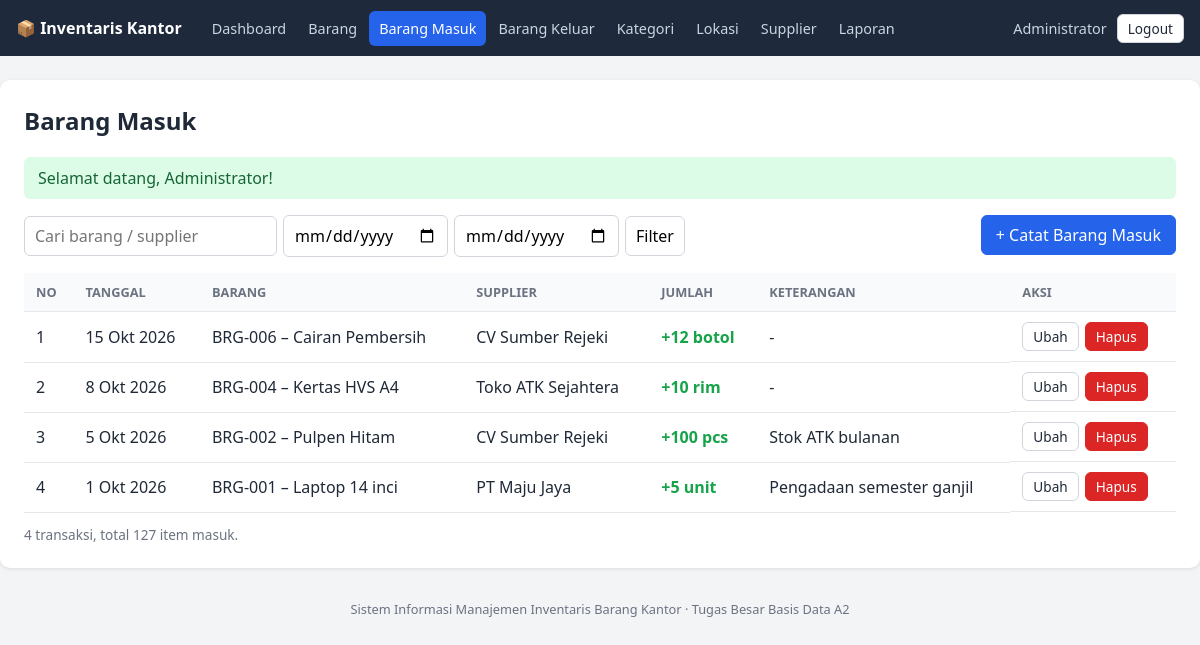
The app's page /html/masuk_list.php (signed in) with its own data.
### tables this page shows
CREATE TABLE barang_masuk (
  id_masuk    INT AUTO_INCREMENT PRIMARY KEY,
  tanggal     DATE NOT NULL,
  jumlah      INT  NOT NULL CHECK (jumlah > 0),
  keterangan  VARCHAR(255) NULL,
  id_barang   INT NOT NULL,
  id_supplier INT NOT NULL,
  CONSTRAINT fk_masuk_barang
    FOREIGN KEY (id_barang) REFERENCES barang(id_barang)
    ON UPDATE CASCADE ON DELETE RESTRICT,
  CONSTRAINT fk_masuk_supplier
    FOREIGN KEY (id_supplier) REFERENCES supplier(id_supplier)
    ON UPDATE CASCADE ON DELETE RESTRICT
);

CREATE TABLE barang (
  id_barang    INT AUTO_INCREMENT PRIMARY KEY,
  kode_barang  VARCHAR(30)   NOT NULL UNIQUE,
  nama_barang  VARCHAR(150)  NOT NULL,
  satuan       VARCHAR(20)   NOT NULL DEFAULT 'pcs',
  stok         INT           NOT NULL DEFAULT 0 CHECK (stok >= 0),
  stok_minimum INT           NOT NULL DEFAULT 5 CHECK (stok_minimum >= 0),
  harga        DECIMAL(12,2) NOT NULL DEFAULT 0 CHECK (harga >= 0),
  id_kategori  INT NOT NULL,
  id_lokasi    INT NOT NULL,
  CONSTRAINT fk_barang_kategori
    FOREIGN KEY (id_kategori) REFERENCES kategori(id_kategori)
    ON UPDATE CASCADE ON DELETE RESTRICT,
  CONSTRAINT fk_barang_lokasi
    FOREIGN KEY (id_lokasi) REFERENCES lokasi(id_lokasi)
    ON UPDATE CASCADE ON DELETE RESTRICT
);

CREATE TABLE supplier (
  id_supplier   INT AUTO_INCREMENT PRIMARY KEY,
  nama_supplier VARCHAR(100) NOT NULL,
  telepon       VARCHAR(20)  NULL,
  alamat        VARCHAR(255) NULL
);

### php/fungsi.php (called while the page is built, shortened)
<?php
function e($teks): string
{
    return htmlspecialchars((string)$teks, ENT_QUOTES, 'UTF-8');
}
function tanggal_id(?string $tgl): string
{
    $bulan = ['', 'Jan', 'Feb', 'Mar', 'Apr', 'Mei', 'Jun', 'Jul', 'Agu', 'Sep', 'Okt', 'Nov', 'Des'];
    [$y, $m, $d] = explode('-', $tgl);
    return (int)$d . ' ' . $bulan[(int)$m] . ' ' . $y;
}
function tanggal_valid(string $tgl): bool
{
    $d = DateTime::createFromFormat('Y-m-d', $tgl);
    return $d && $d->format('Y-m-d') === $tgl;
}

### php/masuk_model.php (called while the page is built, shortened)
<?php
function ambil_semua_masuk(PDO $pdo, string $cari = '', string $dari = '', string $sampai = ''): array
{
    $sql = "SELECT m.*, b.kode_barang, b.nama_barang, b.satuan, s.nama_supplier
            FROM barang_masuk m
            JOIN barang b   ON m.id_barang   = b.id_barang
            JOIN supplier s ON m.id_supplier = s.id_supplier
            WHERE 1=1";
    $params = [];
    $sql .= " ORDER BY m.tanggal DESC, m.id_masuk DESC";
    $stmt = $pdo->prepare($sql);
    $stmt->execute($params);
    return $stmt->fetchAll();
}

### html/masuk_list.php (the view, shortened to what this page needs)
<?php
require_once __DIR__ . '/../php/masuk_model.php';
require_once __DIR__ . '/../php/layout.php';
$cari   = trim($_GET['cari'] ?? '');
$dari   = tanggal_valid($_GET['dari'] ?? '')   ? $_GET['dari']   : '';
$sampai = tanggal_valid($_GET['sampai'] ?? '') ? $_GET['sampai'] : '';
$data   = ambil_semua_masuk($pdo, $cari, $dari, $sampai);
$total  = array_sum(array_column($data, 'jumlah'));
?>
<div class="toolbar">
    <form method="get" class="cari">
        <input type="text" name="cari" placeholder="Cari barang / supplier" value="<?= e($cari) ?>">
        <input type="date" name="dari" value="<?= e($dari) ?>" title="Dari tanggal">
        <input type="date" name="sampai" value="<?= e($sampai) ?>" title="Sampai tanggal">
        <button type="submit">Filter</button>
    </form>
    <a class="btn btn-primary" href="masuk_form.php">+ Catat Barang Masuk</a>
</div>
<div class="tabel-wrap">
<table>
    <thead><tr><th>No</th><th>Tanggal</th><th>Barang</th><th>Supplier</th><th>Jumlah</th><th>Keterangan</th><th>Aksi</th></tr></thead>
    <tbody>
    <?php foreach ($data as $i => $r): ?>
        <tr>
            <td><?= $i + 1 ?></td>
            <td><?= tanggal_id($r['tanggal']) ?></td>
            <td><?= e($r['kode_barang']) ?> &ndash; <?= e($r['nama_barang']) ?></td>
            <td><?= e($r['nama_supplier']) ?></td>
            <td class="angka-masuk">+<?= (int)$r['jumlah'] ?> <?= e($r['satuan']) ?></td>
            <td><?= e($r['keterangan'] ?? '-') ?></td>
            <td class="aksi">
                <a class="btn btn-kecil" href="masuk_form.php?id=<?= (int)$r['id_masuk'] ?>">Ubah</a>
                <form method="post" action="../php/masuk_aksi.php"
                      onsubmit="return confirm('Hapus transaksi ini? Stok barang akan dikurangi kembali.');">
                    <button type="submit" class="btn btn-kecil btn-bahaya">Hapus</button>
                </form>
            </td>
        </tr>
    <?php endforeach; ?>
    </tbody>
</table>
</div>
<p class="catatan"><?= count($data) ?> transaksi, total <?= $total ?> item masuk.</p>

### assets/css/style.css (style rules this page uses)
* { box-sizing: border-box; }
:root { --biru: #2563eb; --biru-tua: #1e40af; --merah: #dc2626; --hijau: #16a34a; --abu: #6b7280; --garis: #e5e7eb; --latar: #f3f4f6; --teks: #1f2937; }
body { margin: 0; font-family: system-ui, Arial, sans-serif; background: var(--latar); color: var(--teks); }
.catatan { color: var(--abu); font-size: .85rem; margin: 12px 0 0; }
.toolbar { display: flex; justify-content: space-between; align-items: flex-start; gap: 12px; flex-wrap: wrap; margin-bottom: 16px; }
.cari { display: flex; gap: 6px; flex-wrap: wrap; align-items: center; }
input, select, button { font: inherit; padding: 8px 10px; border: 1px solid #d1d5db; border-radius: 6px; background: #fff; }
button { cursor: pointer; }
.btn { display: inline-block; padding: 8px 14px; border: 1px solid #d1d5db; border-radius: 6px; background: #fff; color: var(--teks); text-decoration: none; cursor: pointer; white-space: nowrap; }
.btn-primary { background: var(--biru); border-color: var(--biru); color: #fff; }
.btn-kecil { padding: 4px 10px; font-size: .85rem; }
.btn-bahaya { background: var(--merah); border-color: var(--merah); color: #fff; }
.tabel-wrap { overflow-x: auto; }
table { width: 100%; border-collapse: collapse; }
th, td { padding: 10px 12px; border-bottom: 1px solid var(--garis); text-align: left; white-space: nowrap; }
th { background: #f9fafb; font-size: .8rem; text-transform: uppercase; color: var(--abu); }
td.aksi { display: flex; gap: 6px; }
td.aksi form { margin: 0; }
.angka-masuk { color: var(--hijau); font-weight: 600; }

### records on screen
barang_masuk: tanggal "15 Okt 2026", id_barang.kode_barang "BRG-006", id_barang.nama_barang "Cairan Pembersih", id_supplier.nama_supplier "CV Sumber Rejeki", jumlah "12", id_barang.satuan "botol", keterangan "-"
barang_masuk: tanggal "8 Okt 2026", id_barang.kode_barang "BRG-004", id_barang.nama_barang "Kertas HVS A4", id_supplier.nama_supplier "Toko ATK Sejahtera", jumlah "10", id_barang.satuan "rim", keterangan "-"
barang_masuk: tanggal "5 Okt 2026", id_barang.kode_barang "BRG-002", id_barang.nama_barang "Pulpen Hitam", id_supplier.nama_supplier "CV Sumber Rejeki", jumlah "100", id_barang.satuan "pcs", keterangan "Stok ATK bulanan"
barang_masuk: tanggal "1 Okt 2026", id_barang.kode_barang "BRG-001", id_barang.nama_barang "Laptop 14 inci", id_supplier.nama_supplier "PT Maju Jaya", jumlah "5", id_barang.satuan "unit", keterangan "Pengadaan semester ganjil"

### other values on screen
$label "Dashboard"
$label "Barang"
$label "Barang Masuk"
$label "Barang Keluar"
$label "Kategori"
$label "Lokasi"
$label "Supplier"
$label "Laporan"
$nama "Administrator"
$judul "Barang Masuk"
$flash['pesan'] "Selamat datang, Administrator!"
count($data) "4"
$total "127"
